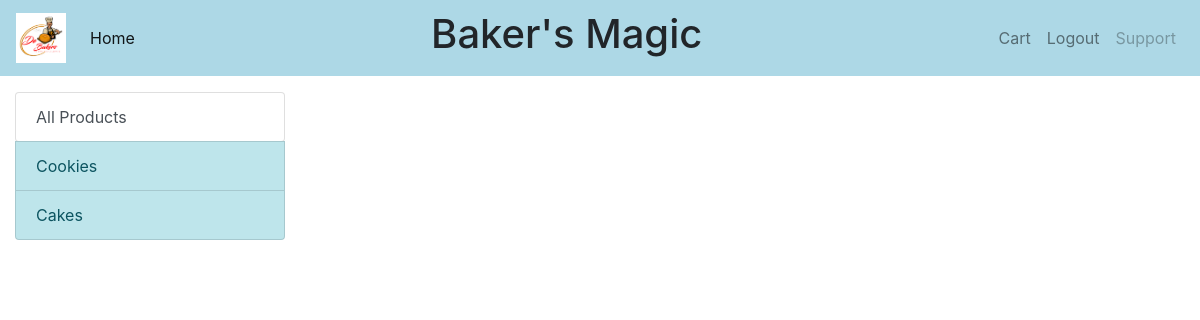
/homepage/ron/0, run on an earlier commit of the app's database.
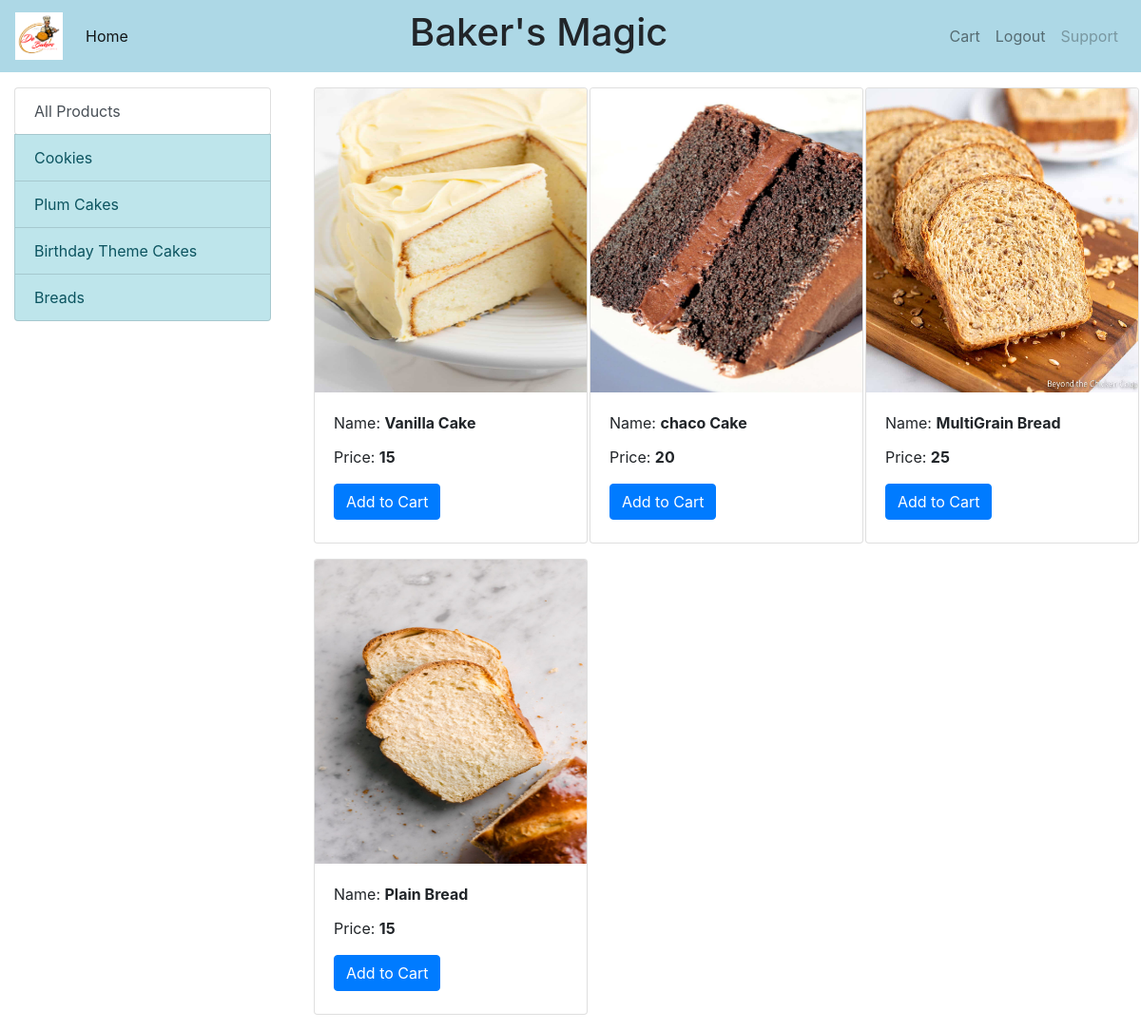
And on a later commit of the database.
### BakersApp/models.py (models this page shows, shortened)
class CategoryModel(models.Model):
    category=models.CharField(max_length=50)

class ItemsModel(models.Model):
    itemName=models.CharField(max_length=40)
    price=models.IntegerField()
    category=models.ForeignKey(CategoryModel,on_delete=models.CASCADE)
    img=models.ImageField(upload_to='static/images/')

### BakersApp/views.py (the view)
# urls.py: path('homepage/<slug:slug>/<int:cid>',views.homepage_view,name='homepage'),
def homepage_view(request,slug,cid):
    obj=UserModel.objects.get(slug=slug)
    list_of_categories=CategoryModel.objects.all()
    if cid==0:
        all_products=ItemsModel.objects.all()
    else:
        cat=CategoryModel.objects.get(id=int(cid))
        all_products=ItemsModel.objects.filter(category=cat)
    return render(request,'BakersApp/homepage.html',{'obj':obj,'categories':list_of_categories,'all':all_products})

### templates/BakersApp/homepage.html (shortened to what this page needs)
{% load static %}
<html lang="en">
<head>
     <link rel="stylesheet" href="{% static 'css/homepage.css' %}">
    <link rel="stylesheet" href="https://maxcdn.bootstrapcdn.com/bootstrap/4.0.0/css/bootstrap.min.css"
>
</head>
<body>
    <nav class="navbar navbar-expand-lg navbar-light" style="background-color: lightblue;">
        <a class="navbar-brand" href="/homepage/{{obj.slug}}/{{0}}"><img src="{% static "images/logo.png" %}"  width="50" height="50" alt="TodoList"></a>
        <div class="collapse navbar-collapse" id="navbarTogglerDemo02">
          <ul class="navbar-nav mr-auto mt-2 mt-lg-0">
            <li class="nav-item active">
              <a class="nav-link" href="/homepage/{{obj.slug}}/{{0}}">Home <span class="sr-only">(current)</span></a>
            </li>
          </ul>
          <ul class="navbar-nav mx-auto mt-2 mt-lg-0">
            <li class="nav-item active">
              <h1>Baker's Magic </h1>
            </li>
          </ul>
          <ul class="navbar-nav ml-auto mt-2 mt-lg-0">
            <li class="nav-item">
                <a class="nav-link" href="/cart/{{obj.slug}}/">Cart</a>
              </li>
            <li class="nav-item">
              <a class="nav-link" href="/">Logout</a>
            </li>
            <li class="nav-item">
              <a class="nav-link disabled">Support</a>
            </li>
          </ul>
        </div>
      </nav>
    {% block body_block %}
    <div class="container-fluid mt-3">
        <div class="row">
            <div class="col-lg-3 mx-auto">
                <div class="list-group">
                    <a href="/homepage/{{obj.slug}}/{{0}}" class="list-group-item list-group-item-action btn btn-outline-success">All Products</a>
                    {% for category in categories %}
                        <a href="/homepage/{{obj.slug}}/{{category.id}}" class="list-group-item list-group-item-action list-group-item-info">{{category.category}}</a>
                    {% endfor %}
                </div>
            </div>
            <div id='products' class="col-lg-9 mx-auto">
                <div class="row mx-auto">
                    {% for product in all %}
                        <div class="col-lg-4 mb-3">
                            <div class="card" style="width: 18rem; height: 30rem;">
                                <img class="card-img-top" src="{{product.img.url}}" alt="Card image cap" style="width:100%; height:20rem;">
                                <div class="card-body">
                                    <p class="card-title">Name: <b>{{product.itemName}}</b></p>
                                    <p class="card-text">Price: <b>{{product.price}}</b></p>
                                    <a href="#" class="btn btn-primary">Add to Cart</a>
                                </div>
                            </div>
                        </div>
                    {% endfor %}
                </div>
            </div>
        </div>
    </div>
    {% endblock %}
</body>
</html>

What changed in the data, as far as the page shows it:
changed CategoryModel: category "Cakes" → "Plum Cakes"
added CategoryModel: category "Birthday Theme Cakes"
added CategoryModel: category "Breads"
added ItemsModel: img (picture), itemName "Vanilla Cake", price "15"
added ItemsModel: img (picture), itemName "chaco Cake", price "20"
added ItemsModel: img (picture), itemName "MultiGrain Bread", price "25"
added ItemsModel: img (picture), itemName "Plain Bread", price "15"
